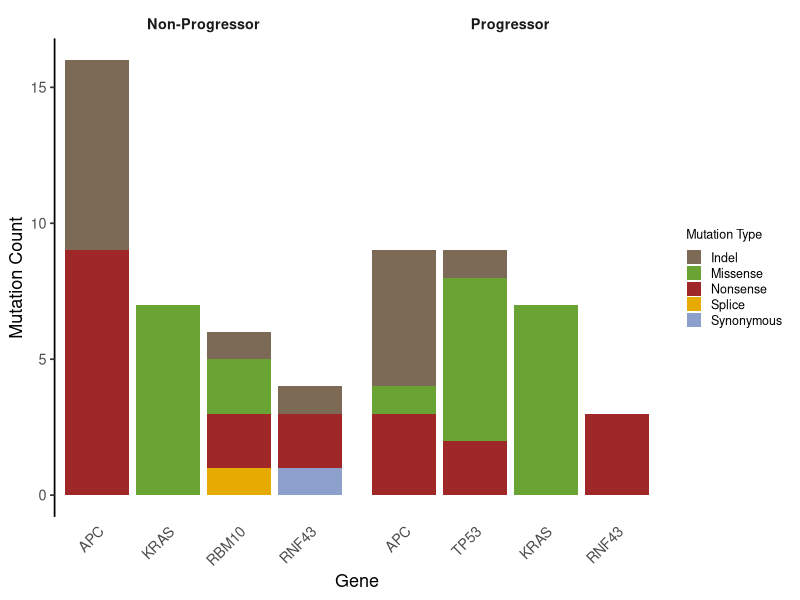
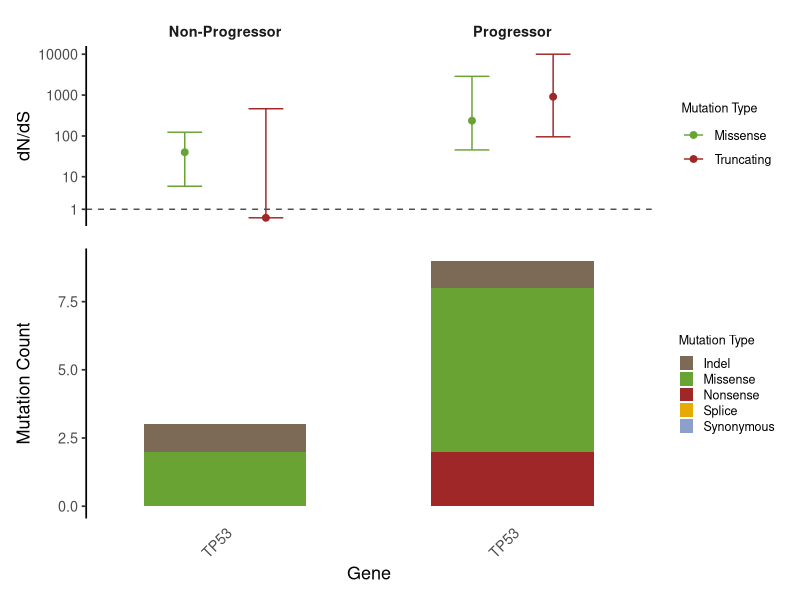

Write the R code that produced these figures, in order.
library(readr)
library(dplyr)
library(tidyr)
library(ggplot2)
library(forcats)
library(patchwork)

#### Prep ####
# Read in data
prog <- read_tsv("data/variants/dndscv/dndscv_genes_prog_pre.tsv") |>
  mutate(group = "Progressor")
non_prog <- read_tsv("data/variants/dndscv/dndscv_genes_non_prog_pre.tsv") |>
  mutate(group = "Non-Progressor")
prog_ci <- read_tsv("data/variants/dndscv/prog_gene_ci.tsv") |>
  mutate(group = "Progressor")
non_prog_ci <- read_tsv("data/variants/dndscv/non_prog_gene_ci.tsv") |>
  mutate(group = "Non-Progressor")

combined_df <- bind_rows(prog, non_prog)

# Reshape and filter data
muts_df <- combined_df |>
  select(gene_name, qglobal_cv, group, n_syn, n_mis, n_non, n_spl, n_ind) |>
  pivot_longer(
    cols = starts_with("n_"),
    names_to = "mutation_type",
    values_to = "count"
  ) |>
  mutate(
    mutation_type = recode(mutation_type,
      n_syn = "Synonymous", n_mis = "Missense", n_non = "Nonsense",
      n_spl = "Splice", n_ind = "Indel"
    )
  )

sig_muts_sums <- muts_df |>
  filter(qglobal_cv < 0.05) |>
  group_by(gene_name, group, mutation_type) |>
  summarise(total = sum(count), .groups = "drop")

##### Plot ##### 
### Barplot ###
# Define colours
mutation_colours <- c(
  "Synonymous" = "#8DA0CB",   # slate blue-grey
  "Missense"   = "#68a334ff",   # muted green
  "Nonsense"   = "#9f2727ff",   # softer, warm red
  "Splice"     = "#E6AB02",   # goldenrod
  "Indel"      = "#7d6a56ff"    # teal
)

# Plot
counts_barplot <- ggplot(sig_muts_sums, aes(x = reorder(gene_name, -total), y = total, fill = mutation_type)) +
  geom_col() +
  facet_wrap(~group, scales = "free_x") +
  scale_fill_manual(values = mutation_colours) +
  labs(
    x = "Gene",
    y = "Mutation Count",
    fill = "Mutation Type"
  ) +
  theme_classic(base_size = 13) +
  theme(
    panel.grid = element_blank(),
    axis.line.y = element_line(colour = "black"),
    axis.line.x = element_blank(),
    axis.ticks.x = element_blank(),
    axis.text.x = element_text(angle = 45, hjust = 1),
    strip.background = element_blank(),
    strip.text = element_text(face = "bold"),
    legend.position = "right",
    legend.key.size = unit(0.4, "cm"),
    legend.text = element_text(size = 9),
    legend.title = element_text(size = 9)
  )

ggsave("plots/dndscv/precursors/dndscv_barplot.png", plot = counts_barplot, height = 4, width = 4.7, dpi = 300)

### TP53 Plot ###
tp53_df <- muts_df |>
  filter(gene_name == "TP53") |>
  group_by(gene_name, group, mutation_type) |>
  summarise(total = sum(count), .groups = "drop")

barplot <- ggplot(tp53_df, aes(x = gene_name, y = total, fill = mutation_type)) +
              geom_col(position = "stack", width = 0.7) +
              facet_wrap(~group, scales = "free_x") +
              scale_fill_manual(values = mutation_colours) +
              labs(
                x = "Gene",
                y = "Mutation Count",
                fill = "Mutation Type"
              ) +
              theme_classic(base_size = 13) +
              theme(
                panel.grid = element_blank(),
                axis.line.y = element_line(colour = "black"),
                axis.line.x = element_blank(),
                axis.ticks.x = element_blank(),
                axis.text.x = element_text(angle = 45, hjust = 1),
                strip.background = element_blank(),
                strip.text = element_blank(),
                legend.position = "right",
                legend.key.size = unit(0.4, "cm"),
                legend.text = element_text(size = 9),
                legend.title = element_text(size = 9)
              )

# Prep
ci_df <- bind_rows(prog_ci, non_prog_ci) |>
  rename(gene_name = gene) |>
  tidyr::pivot_longer(cols = starts_with(c("mis", "tru")),
                      names_to = c("type", ".value"),
                      names_pattern = "(mis|tru)_(.*)") |>
  mutate(type = dplyr::recode(type,
                         "mis" = "Missense",
                         "tru" = "Truncating")
        )

# Dot plot of truncating dN/dS with error bars
dotplot <- ggplot(ci_df, aes(x = gene_name, y = mle, colour = type)) +
  geom_point(size = 2, position = position_dodge(width = 0.7)) +
  geom_errorbar(aes(ymin = low, ymax = high),
    width = 0.3,
    position = position_dodge(width = 0.7)
  ) +
  geom_hline(yintercept = 1, linetype = "dashed", colour = "grey30") +
  scale_color_manual(values = c("#68a334ff", "#9f2727ff")) +
  scale_y_log10(trans = "pseudo_log", breaks = c(1, 10, 100, 1000, 10000)) +
  facet_wrap(~group, scales = "free_x") +
  theme_classic(base_size = 13) +
  theme(
    axis.title.x = element_blank(),
    axis.text.x = element_blank(),
    axis.ticks.x = element_blank(),
    axis.line.x = element_blank(),
    strip.background = element_blank(),
    strip.text = element_text(face = "bold"),
    legend.text = element_text(size = 9),
    legend.title = element_text(size = 9),
    legend.position = "right"
  ) +
  labs(y = "dN/dS", colour = "Mutation Type")

# Combine
combined_plot <- dotplot / barplot + plot_layout(heights = c(1, 1.5))

ggsave("plots/dndscv/precursors/dndscv_tp53_plot.png", plot = combined_plot, height = 5, width = 5.2, dpi = 300)
